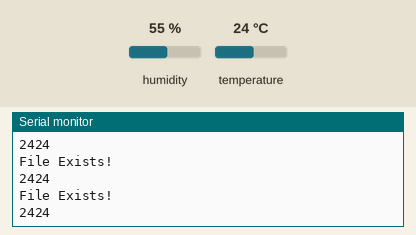
The sketch below on a simulated Arduino Uno, built with avr-gcc and run on an emulated ATmega328P. On the bench: the last lines printed to the serial monitor. The inputs (shaded band) are chosen by the test bench; at power-on: temperature 24 °C, humidity 55 %. Storage starts empty.

Above: at 1.3 s.
1.4 s: temperature set to 12 °C
At 1.61 s:
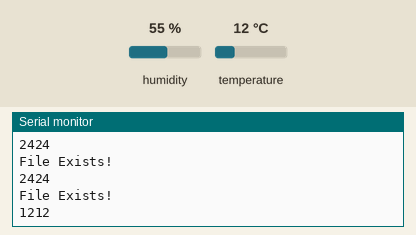
2.9 s: temperature set to 19 °C
At 3.05 s:
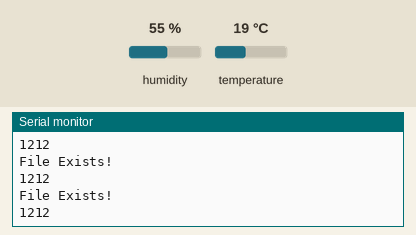
Timing chart, 0 to 5.9 s (numbered marks = the images above; inputs shaded):
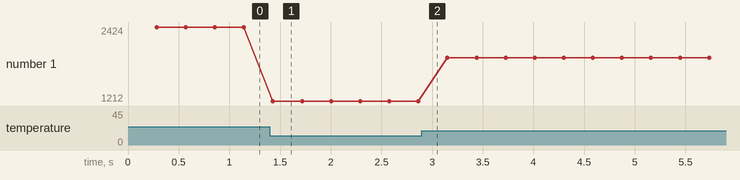

Measured:
- after the input at 1.4 s, the serial monitor: prints a new line at once (image 1)
- plotted number 1: 2424 → 1212 after the input at 1.4 s, 1212 → 1919 after the input at 2.9 s

The sketch:

DHT_and_SD.ino
```cpp
/*****************************************************************
/*********
  Rui Santos
  Complete project details at https://randomnerdtutorials.com
  Based on the Dallas Temperature Library example
  use this link for wiring and reference


Temp Sensor wiring //https://randomnerdtutorials.com/guide-for-ds18b20-temperature-sensor-with-arduino/
*********/
//SD Card wiring https://www.instructables.com/id/Micro-SD-Card-Tutorial/


/*****************************************************************/
// The SFE_LSM9DS1 library requires both Wire and SPI be
// included BEFORE including the 9DS1 library.
#include <Wire.h>
#include <SPI.h>
//#include <SparkFunLSM9DS1.h>
#include <SD.h>
#include <SimpleDHT.h>
int pinDHT11 = 2;
SimpleDHT11 dht11;


File file;


////////////////////////////
// Sketch Output Settings //
////////////////////////////
#define PRINT_CALCULATED
//#define PRINT_RAW
#define PRINT_SPEED 250 // 250 ms between prints
static unsigned long lastPrint = 0; // Keep track of print time


//Function definitions
void printTemp();


void setup(){
  Serial.begin(9600);

  //-------------

Serial.println("Initialising SD Card...");


if(!SD.begin(4)) {
  Serial.println("Initialising SD Failed...");
  return;
}
 Serial.println("Initialising Successful!");
 Serial.println("Creating File...");

 file = SD.open("testlog.txt", FILE_WRITE);

 file.print("Temperature C ");


 file.close();

 Serial.println("File Created!");


// Start up the library
//  sensors.begin();
  //--------------

}


void printTemp() {
  float Temperature;
   if(SD.exists("testlog.txt")) {
     Serial.println("File Exists!");
     file = SD.open("testlog.txt", FILE_WRITE);
     byte temperature = 0;
     byte humidity = 0;
     byte data[40] = {0};
     if (dht11.read(pinDHT11, &temperature, &humidity, data)) {
    //Serial.print("Read DHT11 failed");
      return;
    }
     Serial.print((int)temperature);
     //file.print("Celsius temperature: ");
     //Temperature=sensors.getTempCByIndex(0);
     file.println(temperature);
     file.close();
     Serial.println(temperature);
  } else {
  Serial.println("File Does not exist");
  }
}
void loop()
{

//
  if ((lastPrint + PRINT_SPEED) < millis())
  { printTemp();
//    printGyro();  // Print "G: gx, gy, gz"
//    printAccel(); // Print "A: ax, ay, az"
//    printMag();   // Print "M: mx, my, mz"
//    // Print the heading and orientation for fun!
//    // Call print attitude. The LSM9DS1's mag x and y
//    // axes are opposite to the accelerometer, so my, mx are
//    // substituted for each other.
//    printAttitude(imu.ax, imu.ay, imu.az,
//                  -imu.my, -imu.mx, imu.mz);
//    Serial.println();
    lastPrint = millis(); // Update lastPrint time
  }


}
```
